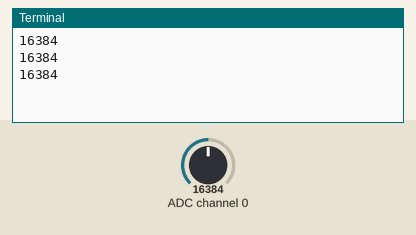
The program below on a simulated Raspberry Pi (BCM pin numbers). Shown: the last lines printed to the terminal. The inputs (shaded band) are chosen by the test bench; at power-on: ADC channel 0 = 16384 (analog values on the 0–32767 scale).

Above: at 1.2 s.
1.3 s: ADC channel 0 set to 22936
At 2.0 s:
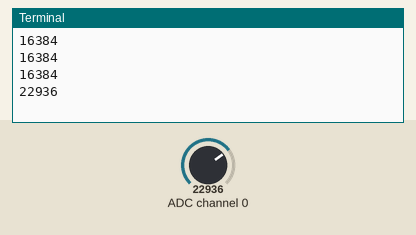
2.8 s: ADC channel 0 set to 28834
At 3.5 s:
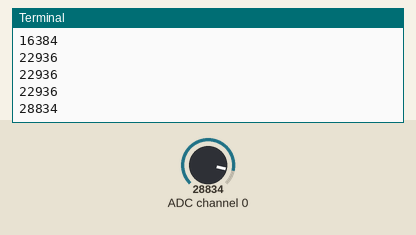
Timing chart, 0 to 5.8 s (numbered marks = the images above; inputs shaded):
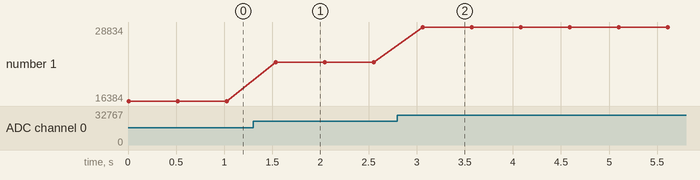

The program:

R036-ADC.py
```python
import time
# Import the ADS1x15 module.
import Adafruit_ADS1x15
# Create an ADS1115 ADC (16-bit) instance.
adc = Adafruit_ADS1x15.ADS1115()

GAIN = 1

while True:
    val = adc.read_adc(0, gain=GAIN)
    print(val)
    time.sleep(.5)
```

Measured:
- after the input at 1.3 s, the terminal: prints a new line after 0.24 s (image 1)
- after the input at 2.8 s, the terminal: prints a new line after 0.26 s (image 2)
- plotted number 1: 16384 → 22936 after the input at 1.3 s, 22936 → 28834 after the input at 2.8 s
